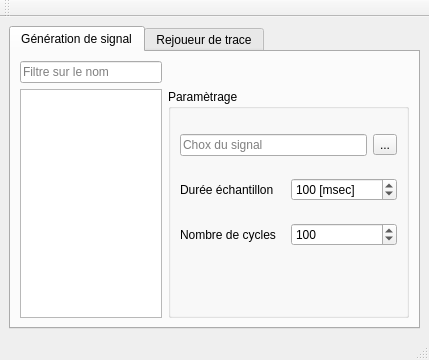
<?xml version="1.0" encoding="UTF-8"?>
<ui version="4.0">
 <class>ihm_DataPlayer</class>
 <widget class="QMainWindow" name="ihm_DataPlayer">
  <property name="enabled">
   <bool>true</bool>
  </property>
  <property name="geometry">
   <rect>
    <x>0</x>
    <y>0</y>
    <width>429</width>
    <height>360</height>
   </rect>
  </property>
  <property name="windowTitle">
   <string>MainWindow</string>
  </property>
  <widget class="QWidget" name="centralwidget">
   <layout class="QGridLayout" name="gridLayout">
    <item row="0" column="0">
     <widget class="QTabWidget" name="tabWidget">
      <property name="currentIndex">
       <number>0</number>
      </property>
      <widget class="QWidget" name="Generateur">
       <attribute name="title">
        <string>Génération de signal</string>
       </attribute>
       <layout class="QGridLayout" name="gridLayout_3">
        <item row="1" column="0" rowspan="2">
         <widget class="QListWidget" name="liste_variables">
          <property name="minimumSize">
           <size>
            <width>130</width>
            <height>0</height>
           </size>
          </property>
          <property name="alternatingRowColors">
           <bool>true</bool>
          </property>
          <property name="viewMode">
           <enum>QListView::ListMode</enum>
          </property>
          <property name="uniformItemSizes">
           <bool>false</bool>
          </property>
          <property name="selectionRectVisible">
           <bool>false</bool>
          </property>
          <property name="sortingEnabled">
           <bool>true</bool>
          </property>
         </widget>
        </item>
        <item row="0" column="2">
         <widget class="QPushButton" name="pb_decoche_tout">
          <property name="toolTip">
           <string>Décoche tout</string>
          </property>
          <property name="text">
           <string/>
          </property>
          <property name="icon">
           <iconset resource="../../icons.qrc">
            <normaloff>:/icons/cancel.png</normaloff>:/icons/cancel.png</iconset>
          </property>
          <property name="flat">
           <bool>true</bool>
          </property>
         </widget>
        </item>
        <item row="0" column="1">
         <widget class="QPushButton" name="PB_refresh_liste">
          <property name="toolTip">
           <string>Mise à jour de la liste des variables disponibles</string>
          </property>
          <property name="text">
           <string/>
          </property>
          <property name="icon">
           <iconset resource="../../icons.qrc">
            <normaloff>:/icons/refresh.png</normaloff>:/icons/refresh.png</iconset>
          </property>
          <property name="iconSize">
           <size>
            <width>20</width>
            <height>20</height>
           </size>
          </property>
          <property name="flat">
           <bool>true</bool>
          </property>
         </widget>
        </item>
        <item row="0" column="0">
         <widget class="QLineEdit" name="filtre_noms_variables">
          <property name="placeholderText">
           <string>Filtre sur le nom</string>
          </property>
         </widget>
        </item>
        <item row="0" column="3">
         <widget class="QPushButton" name="pb_open_variables_liste">
          <property name="toolTip">
           <string>Charge une liste de variables à observer</string>
          </property>
          <property name="text">
           <string/>
          </property>
          <property name="icon">
           <iconset resource="../../icons.qrc">
            <normaloff>:/icons/open.png</normaloff>:/icons/open.png</iconset>
          </property>
          <property name="flat">
           <bool>true</bool>
          </property>
         </widget>
        </item>
        <item row="0" column="4">
         <widget class="QPushButton" name="pb_save_variables_liste">
          <property name="toolTip">
           <string>Savegarde la liste des variables observées</string>
          </property>
          <property name="text">
           <string/>
          </property>
          <property name="icon">
           <iconset resource="../../icons.qrc">
            <normaloff>:/icons/save.png</normaloff>:/icons/save.png</iconset>
          </property>
          <property name="flat">
           <bool>true</bool>
          </property>
         </widget>
        </item>
        <item row="0" column="5">
         <spacer name="horizontalSpacer">
          <property name="orientation">
           <enum>Qt::Horizontal</enum>
          </property>
          <property name="sizeHint" stdset="0">
           <size>
            <width>171</width>
            <height>20</height>
           </size>
          </property>
         </spacer>
        </item>
        <item row="1" column="1" rowspan="2" colspan="5">
         <widget class="QGroupBox" name="groupBox_ConfigGenerator">
          <property name="enabled">
           <bool>true</bool>
          </property>
          <property name="title">
           <string>Paramètrage</string>
          </property>
          <property name="flat">
           <bool>false</bool>
          </property>
          <property name="checkable">
           <bool>false</bool>
          </property>
          <layout class="QGridLayout" name="gridLayout_2">
           <item row="0" column="0" colspan="3">
            <widget class="QLineEdit" name="signal_name">
             <property name="readOnly">
              <bool>true</bool>
             </property>
             <property name="placeholderText">
              <string>Chox du signal</string>
             </property>
            </widget>
           </item>
           <item row="0" column="3">
            <widget class="QToolButton" name="PB_choixSignal">
             <property name="toolTip">
              <string>Choix du fichier signal</string>
             </property>
             <property name="text">
              <string>...</string>
             </property>
            </widget>
           </item>
           <item row="1" column="0" colspan="2">
            <widget class="QLabel" name="dureeEchantillon_label">
             <property name="text">
              <string>Durée échantillon</string>
             </property>
            </widget>
           </item>
           <item row="1" column="2" colspan="2">
            <widget class="QSpinBox" name="dureeEchantillon">
             <property name="minimumSize">
              <size>
               <width>75</width>
               <height>0</height>
              </size>
             </property>
             <property name="suffix">
              <string> [msec]</string>
             </property>
             <property name="maximum">
              <number>9000000</number>
             </property>
             <property name="value">
              <number>100</number>
             </property>
            </widget>
           </item>
           <item row="2" column="0" colspan="2">
            <widget class="QLabel" name="nombreCycles_label">
             <property name="text">
              <string>Nombre de cycles</string>
             </property>
            </widget>
           </item>
           <item row="2" column="2" colspan="2">
            <widget class="QSpinBox" name="nombreCycles">
             <property name="minimumSize">
              <size>
               <width>75</width>
               <height>0</height>
              </size>
             </property>
             <property name="toolTip">
              <string>Valeur spéciale &quot;-1&quot; pour que le signal soit joué en boucle</string>
             </property>
             <property name="specialValueText">
              <string>En boucle</string>
             </property>
             <property name="suffix">
              <string/>
             </property>
             <property name="minimum">
              <number>-1</number>
             </property>
             <property name="maximum">
              <number>9000000</number>
             </property>
             <property name="value">
              <number>100</number>
             </property>
            </widget>
           </item>
           <item row="3" column="2" colspan="2">
            <spacer name="horizontalSpacer_2">
             <property name="orientation">
              <enum>Qt::Horizontal</enum>
             </property>
             <property name="sizeHint" stdset="0">
              <size>
               <width>40</width>
               <height>20</height>
              </size>
             </property>
            </spacer>
           </item>
           <item row="3" column="0">
            <widget class="QPushButton" name="PB_StartGeneration">
             <property name="toolTip">
              <string>Commence la génération du signal</string>
             </property>
             <property name="text">
              <string/>
             </property>
             <property name="icon">
              <iconset resource="../../icons.qrc">
               <normaloff>:/icons/player_play.png</normaloff>:/icons/player_play.png</iconset>
             </property>
             <property name="iconSize">
              <size>
               <width>32</width>
               <height>32</height>
              </size>
             </property>
             <property name="flat">
              <bool>true</bool>
             </property>
            </widget>
           </item>
           <item row="3" column="1">
            <widget class="QPushButton" name="PB_StopGeneration">
             <property name="toolTip">
              <string>Arrête la génération du signal</string>
             </property>
             <property name="text">
              <string/>
             </property>
             <property name="icon">
              <iconset resource="../../icons.qrc">
               <normaloff>:/icons/player_stop.png</normaloff>:/icons/player_stop.png</iconset>
             </property>
             <property name="iconSize">
              <size>
               <width>32</width>
               <height>32</height>
              </size>
             </property>
             <property name="flat">
              <bool>true</bool>
             </property>
            </widget>
           </item>
          </layout>
         </widget>
        </item>
       </layout>
      </widget>
      <widget class="QWidget" name="Rejoueur">
       <attribute name="title">
        <string>Rejoueur de trace</string>
       </attribute>
       <layout class="QGridLayout" name="gridLayout_5">
        <item row="0" column="0">
         <widget class="QLabel" name="player_label">
          <property name="text">
           <string>Player</string>
          </property>
         </widget>
        </item>
        <item row="0" column="1">
         <widget class="QComboBox" name="playerNameListe">
          <property name="sizePolicy">
           <sizepolicy hsizetype="Expanding" vsizetype="Fixed">
            <horstretch>0</horstretch>
            <verstretch>0</verstretch>
           </sizepolicy>
          </property>
          <property name="toolTip">
           <string>Choix du player (possibilité de jouer plusieurs traces en même temps)</string>
          </property>
          <property name="editable">
           <bool>false</bool>
          </property>
          <property name="currentIndex">
           <number>-1</number>
          </property>
         </widget>
        </item>
        <item row="0" column="2">
         <widget class="QPushButton" name="PB_AjoutPlayer">
          <property name="enabled">
           <bool>true</bool>
          </property>
          <property name="toolTip">
           <string>Ajouter un nouveau player</string>
          </property>
          <property name="statusTip">
           <string/>
          </property>
          <property name="text">
           <string/>
          </property>
          <property name="icon">
           <iconset resource="../../icons.qrc">
            <normaloff>:/icons/plus.png</normaloff>:/icons/plus.png</iconset>
          </property>
          <property name="iconSize">
           <size>
            <width>20</width>
            <height>20</height>
           </size>
          </property>
          <property name="flat">
           <bool>true</bool>
          </property>
         </widget>
        </item>
        <item row="0" column="3" colspan="2">
         <spacer name="horizontalSpacer_3">
          <property name="orientation">
           <enum>Qt::Horizontal</enum>
          </property>
          <property name="sizeHint" stdset="0">
           <size>
            <width>95</width>
            <height>20</height>
           </size>
          </property>
         </spacer>
        </item>
        <item row="1" column="0" rowspan="2" colspan="3">
         <widget class="QGroupBox" name="groupBox">
          <property name="enabled">
           <bool>true</bool>
          </property>
          <property name="title">
           <string>Paramètrage</string>
          </property>
          <layout class="QGridLayout" name="gridLayout_4">
           <item row="0" column="0" colspan="5">
            <widget class="QLineEdit" name="trace_name">
             <property name="readOnly">
              <bool>true</bool>
             </property>
             <property name="placeholderText">
              <string>Chox du fichier de trace</string>
             </property>
            </widget>
           </item>
           <item row="0" column="5">
            <widget class="QToolButton" name="PB_choixTrace">
             <property name="enabled">
              <bool>true</bool>
             </property>
             <property name="toolTip">
              <string>Choix du fichier signal</string>
             </property>
             <property name="text">
              <string>...</string>
             </property>
            </widget>
           </item>
           <item row="1" column="0" colspan="2">
            <widget class="QLabel" name="dureeStepTrace_label">
             <property name="enabled">
              <bool>true</bool>
             </property>
             <property name="text">
              <string>Durée du step</string>
             </property>
            </widget>
           </item>
           <item row="1" column="2" colspan="4">
            <widget class="QSpinBox" name="dureeStepTrace">
             <property name="enabled">
              <bool>true</bool>
             </property>
             <property name="toolTip">
              <string>Vitesse de l'animation. Valeur spéciale &quot;-1&quot; pour indiquer que la durée du step est prise du fichier de trace</string>
             </property>
             <property name="specialValueText">
              <string>Fichier trace</string>
             </property>
             <property name="suffix">
              <string> [msec]</string>
             </property>
             <property name="minimum">
              <number>-1</number>
             </property>
             <property name="maximum">
              <number>9000000</number>
             </property>
             <property name="value">
              <number>-1</number>
             </property>
            </widget>
           </item>
           <item row="2" column="0" colspan="2">
            <widget class="QLabel" name="nombreCycles_label_2">
             <property name="text">
              <string>Nombre de cycles</string>
             </property>
            </widget>
           </item>
           <item row="2" column="2" colspan="4">
            <widget class="QSpinBox" name="nombreCyclesTrace">
             <property name="toolTip">
              <string>Valeur spéciale &quot;-1&quot; pour indiquer que le signal est joué en boucle</string>
             </property>
             <property name="specialValueText">
              <string>En boucle</string>
             </property>
             <property name="suffix">
              <string/>
             </property>
             <property name="minimum">
              <number>-1</number>
             </property>
             <property name="maximum">
              <number>9000000</number>
             </property>
             <property name="value">
              <number>1</number>
             </property>
            </widget>
           </item>
           <item row="3" column="0">
            <widget class="QPushButton" name="PB_StepBackwardTrace">
             <property name="enabled">
              <bool>true</bool>
             </property>
             <property name="toolTip">
              <string>Joue le pas précédent</string>
             </property>
             <property name="text">
              <string/>
             </property>
             <property name="icon">
              <iconset resource="../../icons.qrc">
               <normaloff>:/icons/backward.png</normaloff>:/icons/backward.png</iconset>
             </property>
             <property name="iconSize">
              <size>
               <width>20</width>
               <height>20</height>
              </size>
             </property>
             <property name="flat">
              <bool>true</bool>
             </property>
            </widget>
           </item>
           <item row="3" column="1" colspan="2">
            <widget class="QPushButton" name="PB_StartTrace">
             <property name="enabled">
              <bool>true</bool>
             </property>
             <property name="toolTip">
              <string>Commence la trace</string>
             </property>
             <property name="text">
              <string/>
             </property>
             <property name="icon">
              <iconset resource="../../icons.qrc">
               <normaloff>:/icons/player_play.png</normaloff>:/icons/player_play.png</iconset>
             </property>
             <property name="iconSize">
              <size>
               <width>32</width>
               <height>32</height>
              </size>
             </property>
             <property name="flat">
              <bool>true</bool>
             </property>
            </widget>
           </item>
           <item row="3" column="3">
            <widget class="QPushButton" name="PB_StopTrace">
             <property name="enabled">
              <bool>true</bool>
             </property>
             <property name="toolTip">
              <string>Arrêt de jouer la trace</string>
             </property>
             <property name="text">
              <string/>
             </property>
             <property name="icon">
              <iconset resource="../../icons.qrc">
               <normaloff>:/icons/player_stop.png</normaloff>:/icons/player_stop.png</iconset>
             </property>
             <property name="iconSize">
              <size>
               <width>32</width>
               <height>32</height>
              </size>
             </property>
             <property name="flat">
              <bool>true</bool>
             </property>
            </widget>
           </item>
           <item row="3" column="4" colspan="2">
            <widget class="QPushButton" name="PB_StepForwardTrace">
             <property name="enabled">
              <bool>true</bool>
             </property>
             <property name="toolTip">
              <string>Joue le pas suivant</string>
             </property>
             <property name="text">
              <string/>
             </property>
             <property name="icon">
              <iconset resource="../../icons.qrc">
               <normaloff>:/icons/forward.png</normaloff>:/icons/forward.png</iconset>
             </property>
             <property name="iconSize">
              <size>
               <width>20</width>
               <height>20</height>
              </size>
             </property>
             <property name="flat">
              <bool>true</bool>
             </property>
            </widget>
           </item>
           <item row="4" column="0" colspan="6">
            <widget class="QSlider" name="sliderStepNumTrace">
             <property name="enabled">
              <bool>true</bool>
             </property>
             <property name="maximum">
              <number>1000000</number>
             </property>
             <property name="orientation">
              <enum>Qt::Horizontal</enum>
             </property>
            </widget>
           </item>
          </layout>
         </widget>
        </item>
        <item row="1" column="3">
         <widget class="QPushButton" name="PB_StartAllTraces_Synchro">
          <property name="enabled">
           <bool>false</bool>
          </property>
          <property name="toolTip">
           <string>Commence la trace de manière sychronisée sur tous les players</string>
          </property>
          <property name="text">
           <string/>
          </property>
          <property name="icon">
           <iconset resource="../../icons.qrc">
            <normaloff>:/icons/player_play.png</normaloff>:/icons/player_play.png</iconset>
          </property>
          <property name="iconSize">
           <size>
            <width>32</width>
            <height>32</height>
           </size>
          </property>
          <property name="flat">
           <bool>true</bool>
          </property>
         </widget>
        </item>
        <item row="1" column="4">
         <widget class="QPushButton" name="PB_StopAllTraces_Synchro">
          <property name="enabled">
           <bool>false</bool>
          </property>
          <property name="toolTip">
           <string>Arrêt de jouer la trace de manière sychronisée sur tous les players</string>
          </property>
          <property name="text">
           <string/>
          </property>
          <property name="icon">
           <iconset resource="../../icons.qrc">
            <normaloff>:/icons/player_stop.png</normaloff>:/icons/player_stop.png</iconset>
          </property>
          <property name="iconSize">
           <size>
            <width>32</width>
            <height>32</height>
           </size>
          </property>
          <property name="flat">
           <bool>true</bool>
          </property>
         </widget>
        </item>
        <item row="2" column="3" colspan="2">
         <spacer name="horizontalSpacer_4">
          <property name="orientation">
           <enum>Qt::Horizontal</enum>
          </property>
          <property name="sizeHint" stdset="0">
           <size>
            <width>95</width>
            <height>20</height>
           </size>
          </property>
         </spacer>
        </item>
       </layout>
      </widget>
     </widget>
    </item>
   </layout>
  </widget>
  <widget class="QMenuBar" name="menubar">
   <property name="geometry">
    <rect>
     <x>0</x>
     <y>0</y>
     <width>429</width>
     <height>22</height>
    </rect>
   </property>
  </widget>
  <widget class="QStatusBar" name="statusbar"/>
  <widget class="QToolBar" name="toolBar">
   <property name="windowTitle">
    <string>toolBar</string>
   </property>
   <attribute name="toolBarArea">
    <enum>TopToolBarArea</enum>
   </attribute>
   <attribute name="toolBarBreak">
    <bool>false</bool>
   </attribute>
  </widget>
  <action name="actionTest">
   <property name="icon">
    <iconset resource="../../icons.qrc">
     <normaloff>:/icons/cancel.png</normaloff>:/icons/cancel.png</iconset>
   </property>
   <property name="text">
    <string>Test</string>
   </property>
  </action>
 </widget>
 <resources>
  <include location="../../icons.qrc"/>
 </resources>
 <connections/>
</ui>
